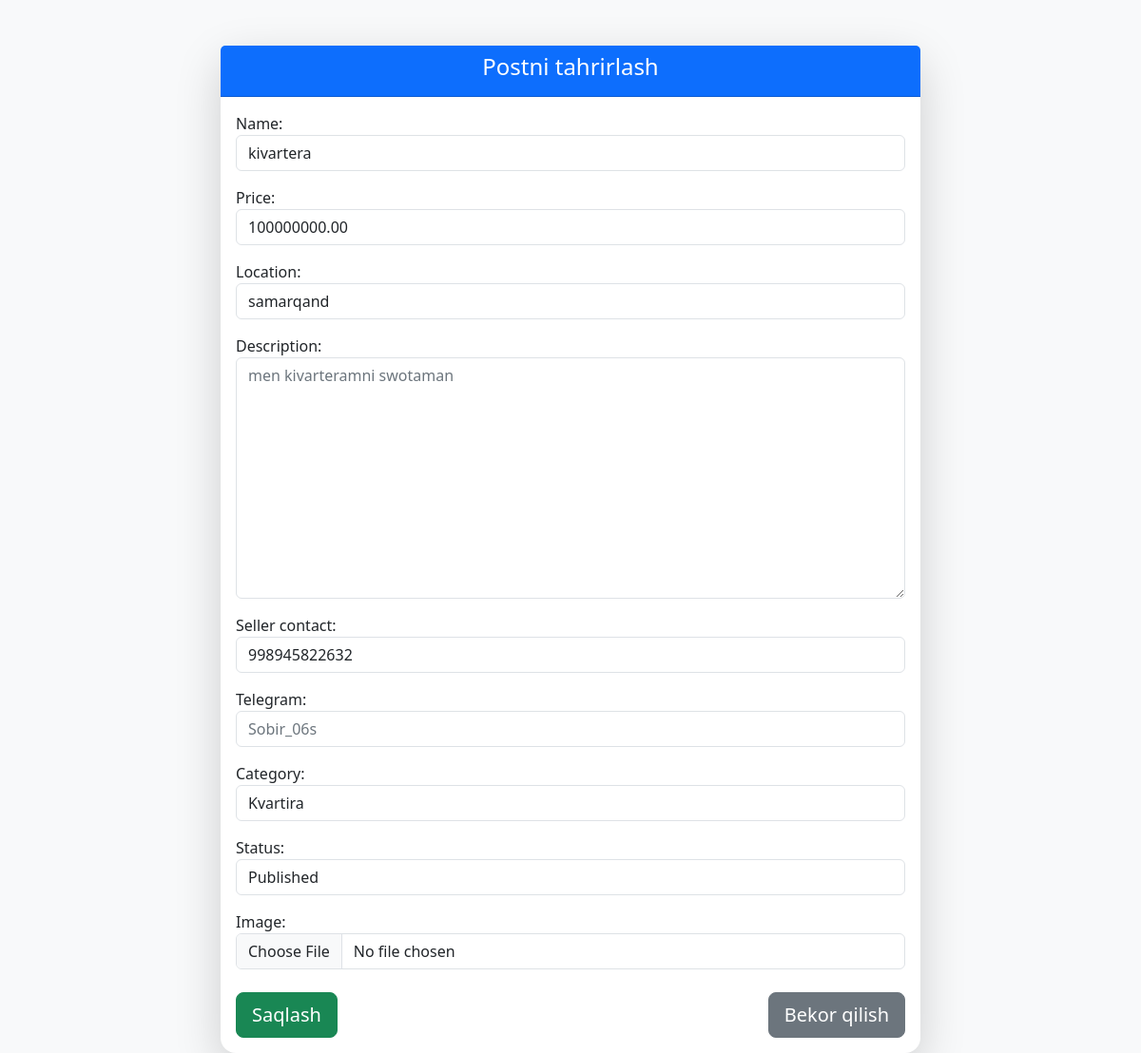
Screenshot of /show/post/7/update/ with the database file from the repository.
### add_page/models.py (models this page shows, shortened)
class Annoncements(models.Model):
    HOME_CATEGORY_CHOICES = (
        ('apartment', 'Kvartira'),
        ('house', 'Hovli uy'),
        ('new_building', 'Yangi qurilgan uy'),
        ('commercial', 'Tijorat bino'),
        ('land', 'Yer uchastkasi'),
        ('rent_apartment', 'Ijara kvartira'),
        ('rent_house', 'Ijara hovli uy'),
    )
    STATUS_CHOISES = (
        ('draft', 'Draft'),
        ('published', 'Published'),
    )
    user = models.ForeignKey(User, on_delete=models.CASCADE)
    name = models.CharField(max_length=100)
    slug = models.SlugField(max_length=100, unique=True, blank=True)
    price = models.DecimalField(max_digits=100, decimal_places=2)
    location = models.CharField(max_length=100, null=True, blank=True)
    description = models.TextField()
    image = models.ImageField(upload_to='posts/post/', null=True, blank=True)
    seller_contact = models.CharField(max_length=100, null=True, blank=True)
    telegram = models.CharField(max_length=100, null=True , blank=True)
    publish = models.DateTimeField(default=timezone.now)
    created_at = models.DateTimeField(auto_now_add=True)
    updated_at = models.DateTimeField(auto_now=True)
    category = models.CharField(max_length=150, choices=HOME_CATEGORY_CHOICES, default='house', null=True, blank=True)
    status = models.CharField(max_length=50, choices=STATUS_CHOISES, default='published', null=True, blank=True)
    class Meta:
        ordering = ['-created_at']
    objects = models.Manager()
    published = PublishedManager()  # Custom manager for published announcements

### show_page/views.py (the view, shortened to what this page needs)
# urls.py: path('post/<int:pk>/update/', PostUpdateView.as_view(), name="update"),
class PostUpdateView(UpdateView):
    model = Annoncements
    form_class = AnnoncementsForm
    template_name = 'edit/edit.html'  # tahrirlash sahifasi
    pk_url_kwarg = 'pk'  # URL da pk parametri bo‘lsa
    context_object_name = 'post'

### template/edit/edit.html (shortened to what this page needs)
{% load static %}
<!DOCTYPE html>
<html lang="en">
<head>
    <link href="https://cdn.jsdelivr.net/npm/bootstrap@5.3.3/dist/css/bootstrap.min.css" rel="stylesheet">
</head>
<body class="bg-light">
<div class="container mt-5">
    <div class="row justify-content-center">
        <div class="col-md-8">
            <div class="card shadow-lg rounded-4 border-0">
                <div class="card-header bg-primary text-white text-center">
                    <h4>Postni tahrirlash</h4>
                </div>
                <div class="card-body">
                    <form method="POST" enctype="multipart/form-data">
                        {{ form.as_p }}
                        <div class="d-flex justify-content-between mt-4">
                            <button type="submit" class="btn btn-success btn-lg">Saqlash</button>
                            <a href="{% url 'account' %}" class="btn btn-secondary btn-lg">Bekor qilish</a>
                        </div>
                    </form>
                </div>
            </div>
        </div>
    </div>
</div>
</body>
</html>

### rows the page displays
Annoncements: name "kivartera", price "100000000.00", location "samarqand", description "men kivarteramni swotaman", seller_contact "998945822632", telegram "Sobir_06s", category "Kvartira", status "Published"
